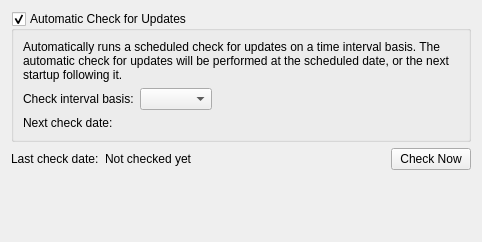
<?xml version="1.0" encoding="UTF-8"?>
<ui version="4.0">
 <class>UpdateInfo::Internal::SettingsWidget</class>
 <widget class="QWidget" name="UpdateInfo::Internal::SettingsWidget">
  <property name="geometry">
   <rect>
    <x>0</x>
    <y>0</y>
    <width>482</width>
    <height>242</height>
   </rect>
  </property>
  <property name="windowTitle">
   <string>Configure Filters</string>
  </property>
  <layout class="QGridLayout" name="gridLayout_2">
   <item row="0" column="0" colspan="4">
    <widget class="QGroupBox" name="m_updatesGroupBox">
     <property name="title">
      <string>Automatic Check for Updates</string>
     </property>
     <property name="checkable">
      <bool>true</bool>
     </property>
     <property name="checked">
      <bool>true</bool>
     </property>
     <layout class="QGridLayout" name="gridLayout">
      <item row="1" column="0">
       <widget class="QLabel" name="label">
        <property name="text">
         <string>Check interval basis:</string>
        </property>
       </widget>
      </item>
      <item row="0" column="0" colspan="3">
       <widget class="QLabel" name="m_infoLabel">
        <property name="sizePolicy">
         <sizepolicy hsizetype="Preferred" vsizetype="Preferred">
          <horstretch>0</horstretch>
          <verstretch>0</verstretch>
         </sizepolicy>
        </property>
        <property name="text">
         <string>Automatically runs a scheduled check for updates on a time interval basis. The automatic check for updates will be performed at the scheduled date, or the next startup following it.</string>
        </property>
        <property name="wordWrap">
         <bool>true</bool>
        </property>
       </widget>
      </item>
      <item row="1" column="1">
       <widget class="QComboBox" name="m_checkIntervalComboBox">
        <property name="currentIndex">
         <number>-1</number>
        </property>
       </widget>
      </item>
      <item row="1" column="2">
       <spacer name="horizontalSpacer">
        <property name="orientation">
         <enum>Qt::Horizontal</enum>
        </property>
        <property name="sizeHint" stdset="0">
         <size>
          <width>171</width>
          <height>20</height>
         </size>
        </property>
       </spacer>
      </item>
      <item row="2" column="0">
       <widget class="QLabel" name="label_3">
        <property name="text">
         <string>Next check date:</string>
        </property>
       </widget>
      </item>
      <item row="2" column="1" colspan="2">
       <widget class="QLabel" name="m_nextCheckDateLabel">
        <property name="text">
         <string/>
        </property>
       </widget>
      </item>
     </layout>
    </widget>
   </item>
   <item row="1" column="0">
    <widget class="QLabel" name="label_2">
     <property name="text">
      <string>Last check date:</string>
     </property>
    </widget>
   </item>
   <item row="1" column="1">
    <widget class="QLabel" name="m_lastCheckDateLabel">
     <property name="text">
      <string>Not checked yet</string>
     </property>
    </widget>
   </item>
   <item row="1" column="2">
    <spacer name="horizontalSpacer_2">
     <property name="orientation">
      <enum>Qt::Horizontal</enum>
     </property>
     <property name="sizeHint" stdset="0">
      <size>
       <width>167</width>
       <height>20</height>
      </size>
     </property>
    </spacer>
   </item>
   <item row="1" column="3">
    <widget class="QPushButton" name="m_checkNowButton">
     <property name="text">
      <string>Check Now</string>
     </property>
    </widget>
   </item>
   <item row="2" column="0" colspan="4">
    <widget class="QLabel" name="m_messageLabel">
     <property name="text">
      <string/>
     </property>
     <property name="alignment">
      <set>Qt::AlignRight|Qt::AlignTrailing|Qt::AlignVCenter</set>
     </property>
    </widget>
   </item>
   <item row="3" column="0" colspan="4">
    <spacer name="verticalSpacer">
     <property name="orientation">
      <enum>Qt::Vertical</enum>
     </property>
    </spacer>
   </item>
  </layout>
 </widget>
 <tabstops>
  <tabstop>m_updatesGroupBox</tabstop>
  <tabstop>m_checkIntervalComboBox</tabstop>
  <tabstop>m_checkNowButton</tabstop>
 </tabstops>
 <resources/>
 <connections/>
</ui>
